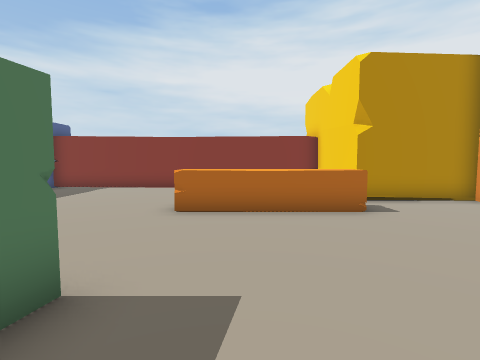
[1] (above)

16 first-person views from a walk through a Unity game level. The camera is 1.2 m above the floor, tilts 4° down and sees 85° across. The floor is counted in squares, 1 m on a side. Each view is taken from the middle of a square. On the plan, view 1 faces up. The plan holds only what a view shows up to about 12 squares ahead; the rest is blank. The place goes on beyond the plan. The player is left out. Some animated figures are not drawn.

[2]
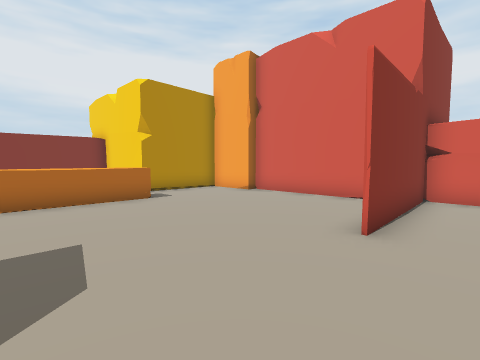

[3]
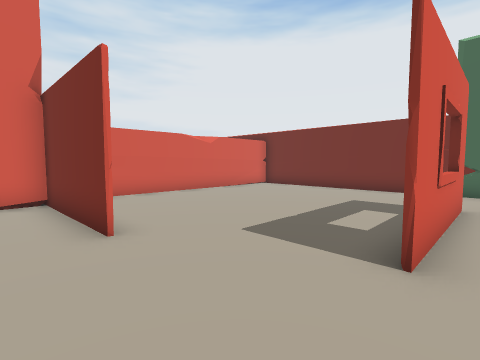

[4]
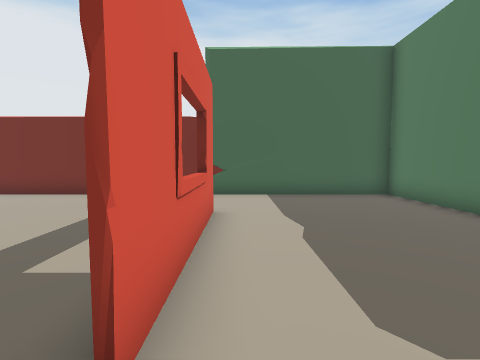

[5]
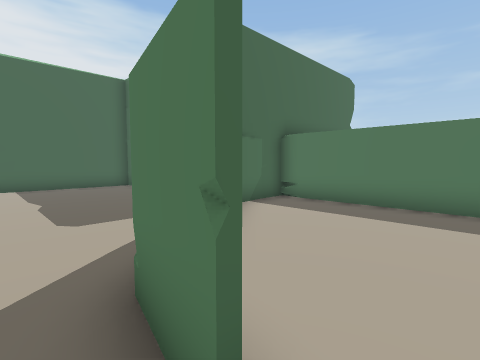

[6]
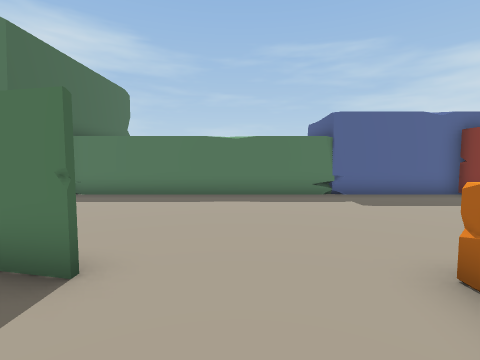

[7]
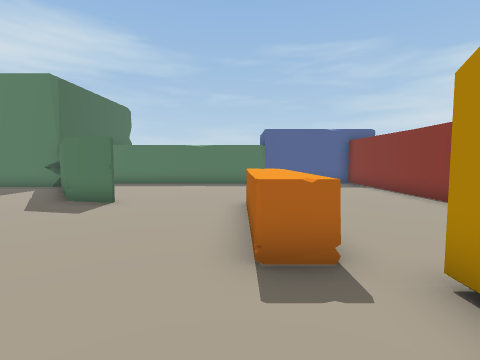

[8]
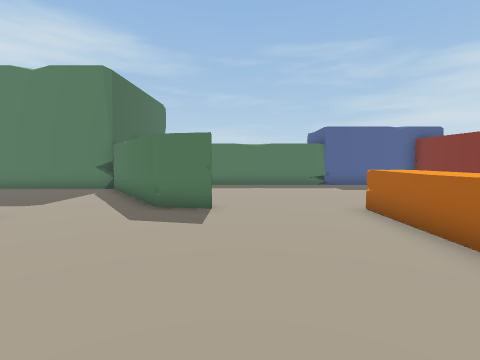

[9]
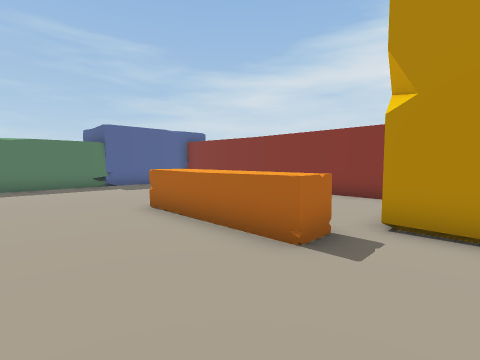

[10]
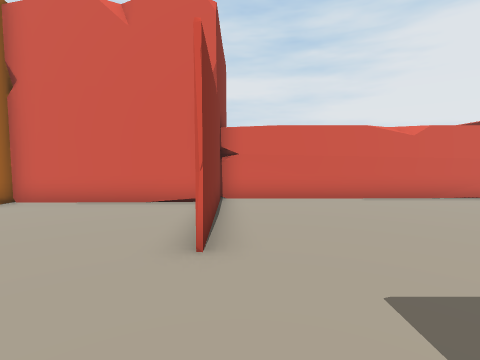

[11]
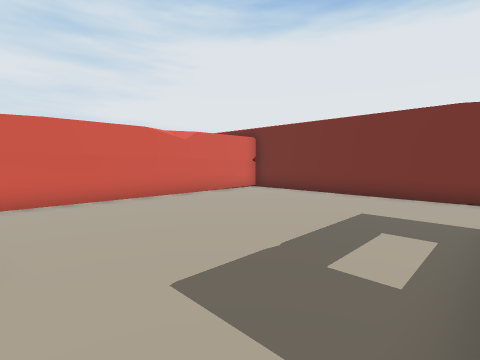

[12]
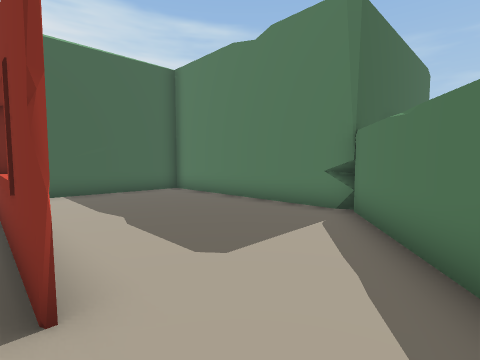

[13]
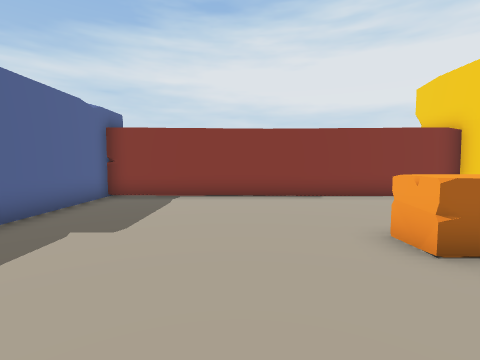

[14]
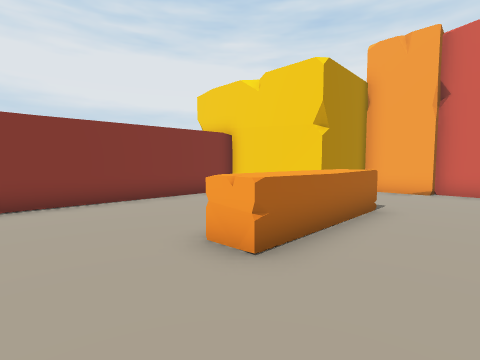

[15]
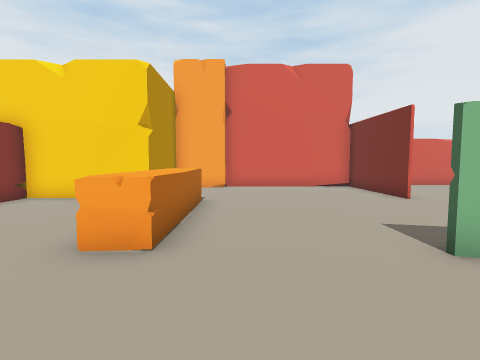

[16]
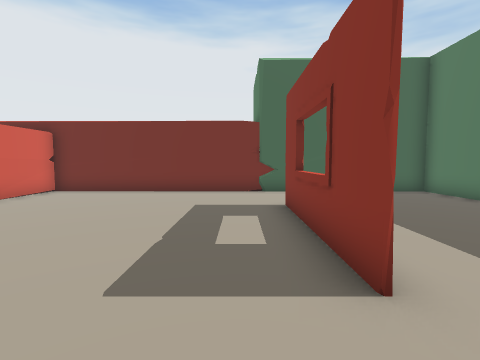

### Floor plan
Key: @ floor where view 1 was taken; # wall or solid block; . floor; = window, fence, low wall or low ledge; O other object.
Columns run from 9 left of view 1 to 11 right of it. Each row starts with its distance up from view 1.
 14              O
 13 O            O
 12 O############O
 11 O............O
 10 O............O
  9 O............O
  8 O............OOOO
  7 #.......OOOOO...O
  6 #.......OOOOO...OO
  5 #................O
  4 #................O
  3 #................O
  2 #......#.........O
  1 #......#.........O
  0 #....###.@...####OOOO
 -1 #...##............#
 -2 #.###.............#
 -3 ###......#........#
 -4   #......#........#
 -5   #......=........#
 -6   #......#........#
 -7   #......#........#
 -8   #...............#
 -9   #...............#
-10   #...............#
-11   #################

Positions as (right, up) in squares from view 1, and headings:
1: (0, 0), facing up
2: (-1, -2), facing up-right
3: (-1, 1), facing down-right
4: (-1, -1), facing down
5: (-1, 3), facing down-left
6: (1, 4), facing left
7: (6, 6), facing left
8: (5, 3), facing left
9: (5, 3), facing up-left
10: (0, -1), facing right
11: (0, -1), facing down-right
12: (0, 0), facing down-left
13: (-4, 3), facing up
14: (-4, 4), facing up-right
15: (-5, 5), facing right
16: (1, 0), facing down
